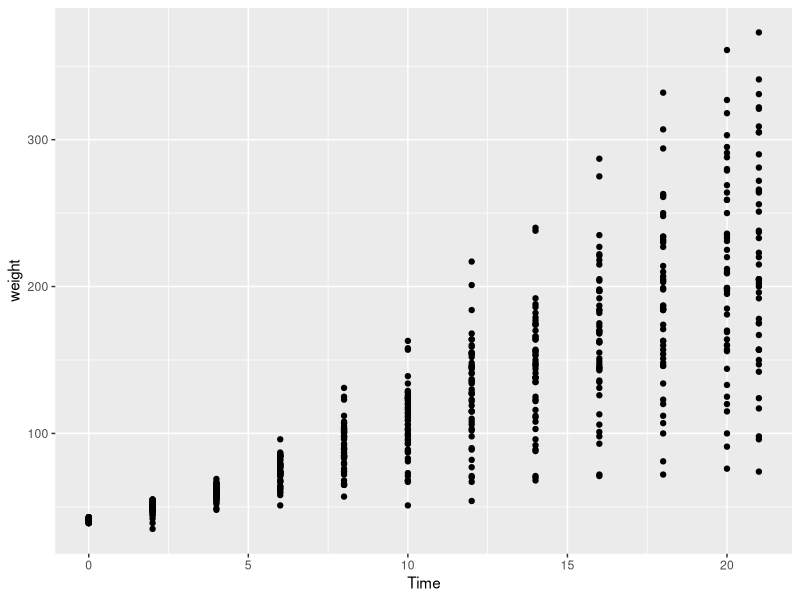
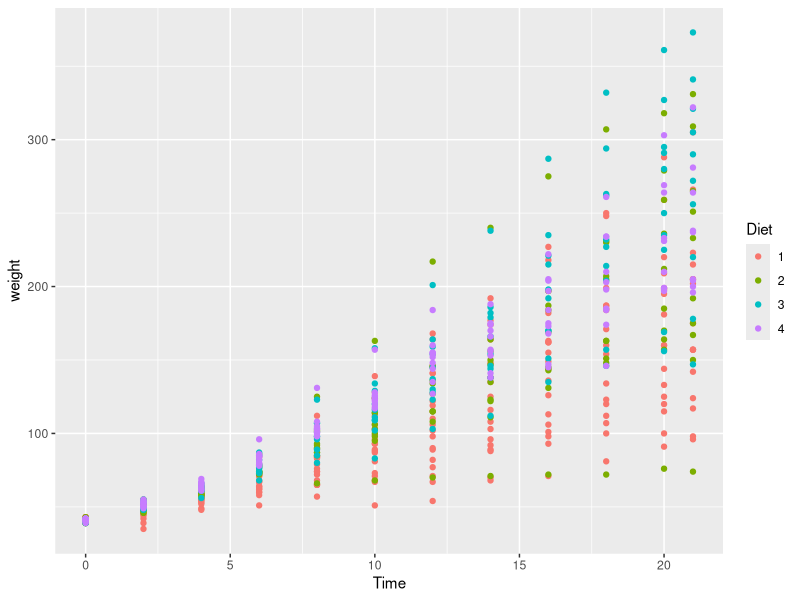
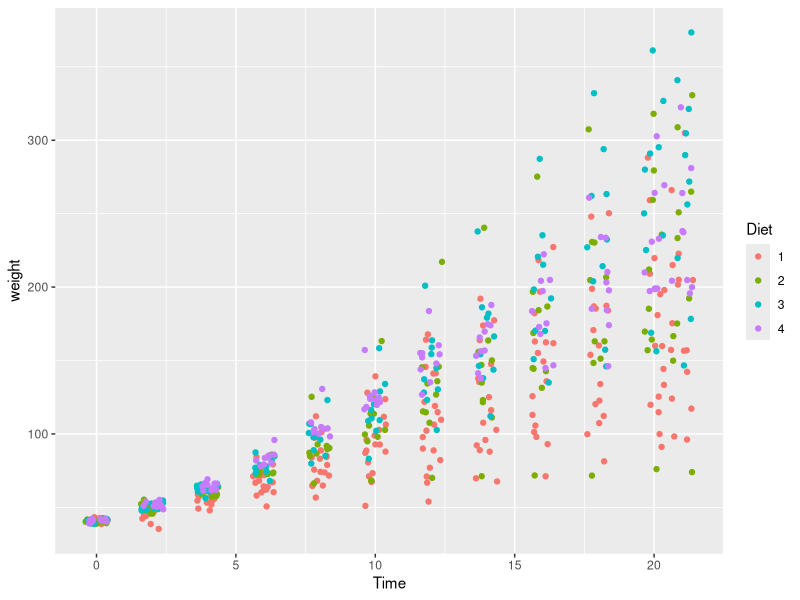
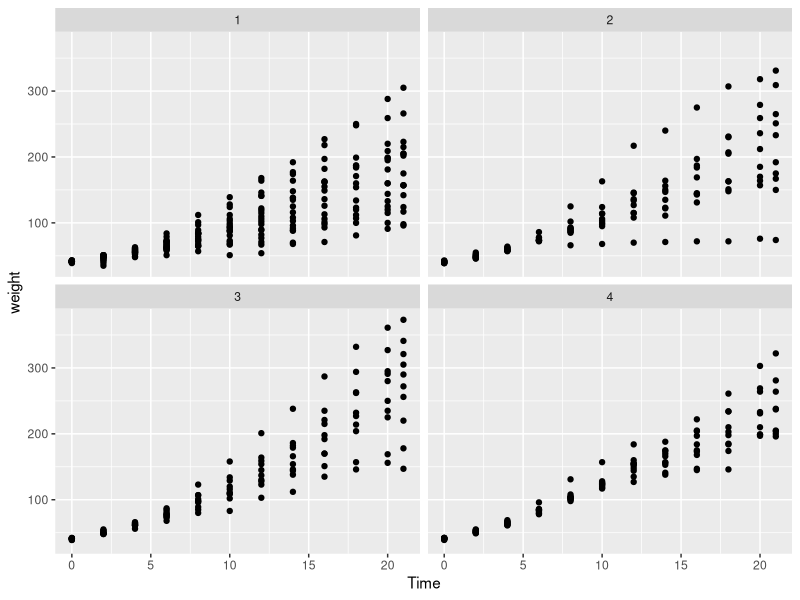
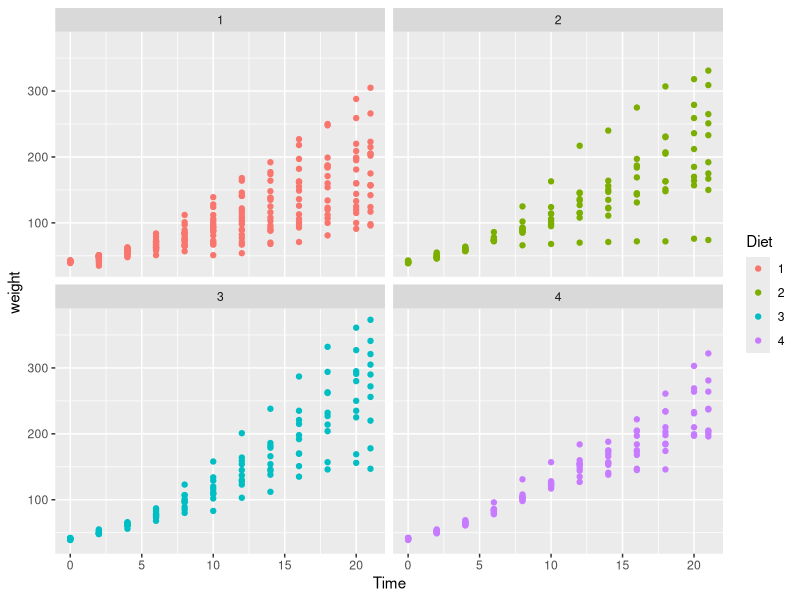
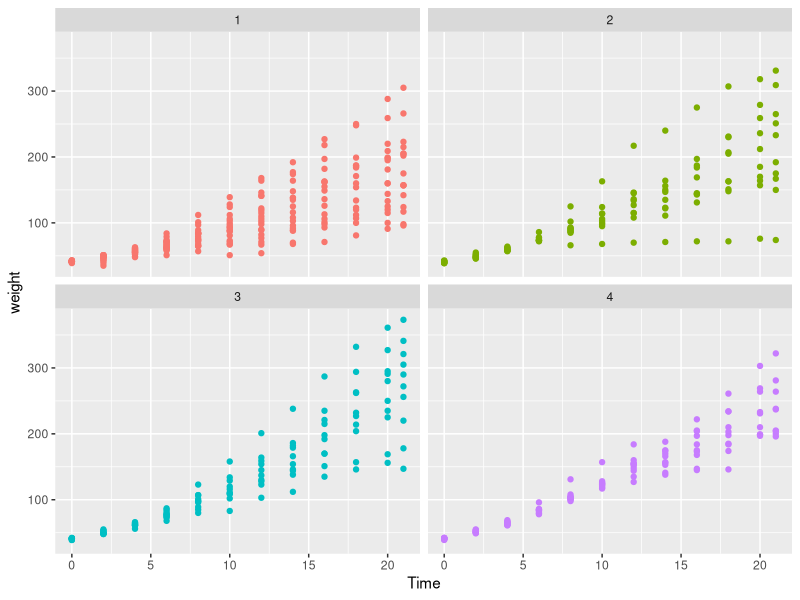
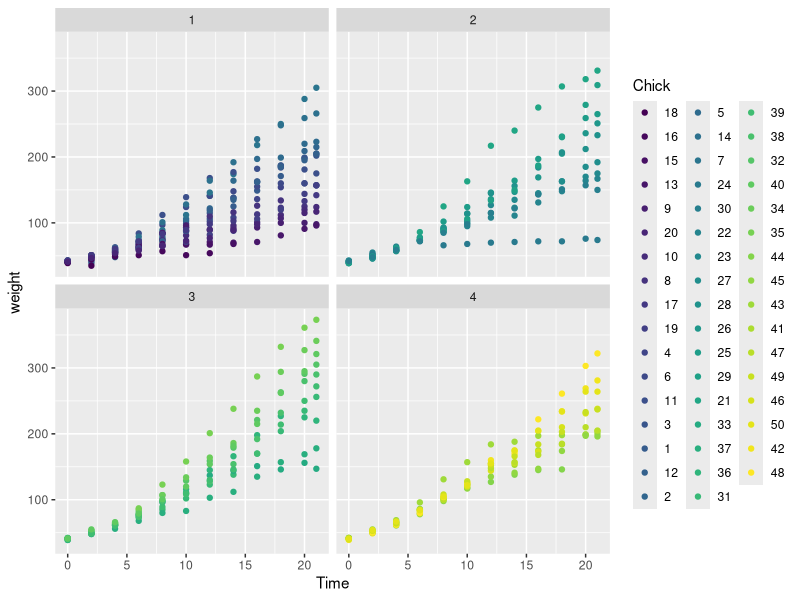
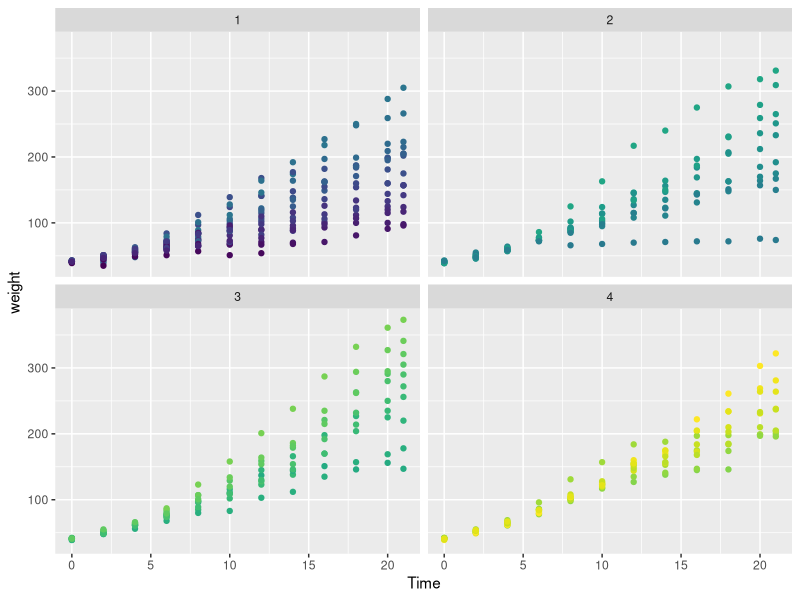

R code for these plots, in order:
## ---- chunk 1
library(svglite)
knitr::opts_chunk$set(
  echo = TRUE
#  ,dev = "svglite"
)
## ---- chunk 2
library(dplyr)
library(ggplot2)
## ---- chunk 3
data("ChickWeight")
glimpse(ChickWeight)
## ---- chunk 4
head(ChickWeight)
tail(ChickWeight)
head(select(ChickWeight, Chick, Diet, Time, weight))
tail(select(ChickWeight, Chick, Diet, Time, weight))
## ---- chunk 5
ggplot(ChickWeight, aes(Time, weight)) + geom_point()
## ---- chunk 6
ggplot(ChickWeight, aes(Time, weight, colour = Diet)) + geom_point()
## ---- chunk 7
ggplot(ChickWeight, aes(Time, weight, colour = Diet)) + geom_jitter()
## ---- chunk 8
ggplot(ChickWeight, aes(Time, weight)) + geom_point() + facet_wrap(~Diet)
## ---- chunk 9
ggplot(ChickWeight, aes(Time, weight, colour = Diet)) + geom_point() + facet_wrap(~Diet)
## ---- chunk 10
ggplot(ChickWeight, aes(Time, weight, colour = Diet)) + geom_point(show.legend = FALSE) + 
  facet_wrap(~Diet)
## ---- chunk 11
ggplot(ChickWeight, aes(Time, weight, colour = Chick)) + geom_point() + 
  facet_wrap(~Diet)
## ---- chunk 12
ggplot(ChickWeight, aes(Time, weight, colour = Chick)) + geom_point(show.legend = FALSE) + facet_wrap(~Diet)
## ---- chunk 13
ggplot(ChickWeight, aes(Time, weight)) + geom_line() + facet_wrap(~Diet)

## ---- chunk 14
ggplot(ChickWeight, aes(Time, weight, colour = Chick)) + geom_line() + 
  facet_wrap(~Diet)
## ---- chunk 15
ggplot(ChickWeight, aes(Time, weight, group = Chick)) + geom_line() + 
  facet_wrap(~Diet)
## ---- chunk 16
ggplot(ChickWeight, aes(Time, weight, group = Chick, colour=Chick)) + geom_line() + 
  facet_wrap(~Diet)
## ---- chunk 17
ggplot(ChickWeight, aes(Time, weight)) + geom_line(aes(group = Chick, colour=Chick)) + 
  facet_wrap(~Diet)
## ---- chunk 18
ggplot(ChickWeight, aes(Time, weight)) + geom_line(aes(colour = Chick)) + facet_wrap(~Diet)
## ---- chunk 19
ggplot(ChickWeight, aes(Time, weight)) + geom_line(aes(colour = Chick), show.legend = FALSE) + 
  facet_wrap(~Diet)
## ---- chunk 20
ggplot(ChickWeight, aes(Time, weight)) + geom_line(aes(colour = Chick), show.legend = FALSE) + 
  geom_point() + facet_wrap(~Diet)
## ---- chunk 21
ggplot(ChickWeight, aes(Time, weight)) + geom_line(aes(colour = Chick), show.legend = FALSE) + 
  geom_point(aes(colour = Chick)) + facet_wrap(~Diet)
## ---- chunk 22
ggplot(ChickWeight, aes(Time, weight, colour = Chick)) + geom_line() + geom_point() + 
  facet_wrap(~Diet)
## ---- chunk 23
ggplot(ChickWeight, aes(Time, weight, colour = Chick)) + geom_line(show.legend = FALSE) + 
  geom_point(show.legend = FALSE) + facet_wrap(~Diet)
## ---- chunk 24
ggplot(ChickWeight, aes(Time, weight, colour = Chick)) + geom_line(show.legend = FALSE) + 
  geom_point(show.legend = FALSE)
## ---- chunk 25
ggplot(ChickWeight, aes(Time, weight, colour = Diet)) + geom_line(show.legend = FALSE) + 
  geom_point(show.legend = FALSE)
## ---- chunk 26
ggplot(ChickWeight, aes(Time, weight, colour = Diet, group=Chick)) + 
  geom_line(show.legend = FALSE) + 
  geom_point(show.legend = FALSE)
## ---- chunk 27
ggplot(ChickWeight, aes(Time, weight, colour = Diet, group=Chick)) + 
  geom_line() + geom_point()
## ---- chunk 28
ggplot(ChickWeight, aes(Time, weight, colour = Diet, group=Chick)) + geom_line() + 
  geom_point() + theme(legend.position = "bottom")
